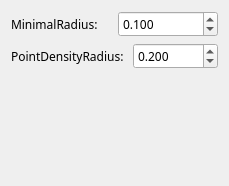
         <widget class="QWidget" name="SC3D">
          <layout class="QVBoxLayout" name="verticalLayout_12">
           <item>
            <layout class="QHBoxLayout" name="horizontalLayout_25">
             <item>
              <widget class="QLabel" name="label_24">
               <property name="font">
                <font>
                 <family>微软雅黑</family>
                </font>
               </property>
               <property name="text">
                <string>MinimalRadius: </string>
               </property>
              </widget>
             </item>
             <item>
              <widget class="QDoubleSpinBox" name="dspin_min_r">
               <property name="font">
                <font>
                 <family>微软雅黑</family>
                </font>
               </property>
               <property name="decimals">
                <number>3</number>
               </property>
               <property name="maximum">
                <double>99999.000000000000000</double>
               </property>
               <property name="value">
                <double>0.100000000000000</double>
               </property>
              </widget>
             </item>
            </layout>
           </item>
           <item>
            <layout class="QHBoxLayout" name="horizontalLayout_26">
             <item>
              <widget class="QLabel" name="label_25">
               <property name="font">
                <font>
                 <family>微软雅黑</family>
                </font>
               </property>
               <property name="text">
                <string>PointDensityRadius: </string>
               </property>
              </widget>
             </item>
             <item>
              <widget class="QDoubleSpinBox" name="dspin_r2">
               <property name="font">
                <font>
                 <family>微软雅黑</family>
                </font>
               </property>
               <property name="decimals">
                <number>3</number>
               </property>
               <property name="maximum">
                <double>99999.000000000000000</double>
               </property>
               <property name="value">
                <double>0.200000000000000</double>
               </property>
              </widget>
             </item>
            </layout>
           </item>
           <item>
            <spacer name="verticalSpacer_7">
             <property name="orientation">
              <enum>Qt::Vertical</enum>
             </property>
             <property name="sizeHint" stdset="0">
              <size>
               <width>20</width>
               <height>106</height>
              </size>
             </property>
            </spacer>
           </item>
          </layout>
         </widget>
